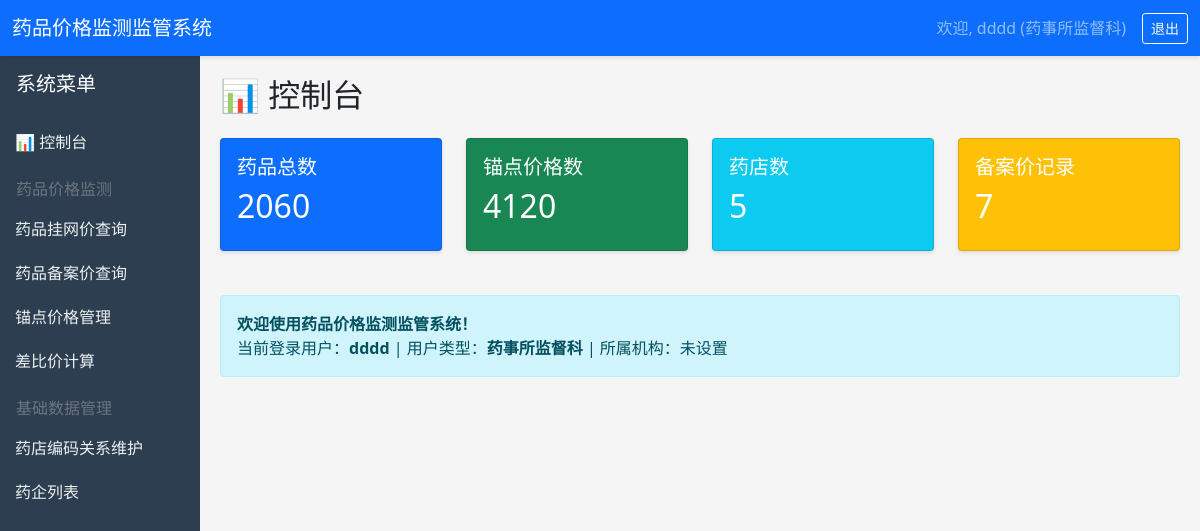
/dashboard/ (signed in), run on the app's committed database.
### core/models.py (models this page shows)
class User(AbstractUser):
    USER_TYPE_CHOICES = [
        ('admin', '系统管理员'),
        ('supervisor', '药事所监督科'),
        ('drug_section', '药事所药品科'),
        ('pharmacy', '药店'),
        ('company', '药企'),
        ('district', '区县医保局'),
    ]
    user_type = models.CharField(max_length=20, choices=USER_TYPE_CHOICES, verbose_name='用户类型')
    phone = models.CharField(max_length=20, blank=True, verbose_name='联系电话')
    department = models.ForeignKey('Department', on_delete=models.SET_NULL, null=True, blank=True, related_name='users')
    organization = models.CharField(max_length=200, blank=True, verbose_name='所属机构')
    medical_insurance_code = models.CharField(max_length=50, blank=True, verbose_name='医保编码')
    class Meta:
        verbose_name = '用户'
        verbose_name_plural = '用户'

### core/views.py (the view, shortened to what this page needs)
# urls.py: path('dashboard/', v.dashboard, name='dashboard'),
@login_required
def dashboard(request):
    user = request.user
    context = {
        'user': user,
        'drug_count': Drug.objects.count(),
        'pharmacy_count': Pharmacy.objects.count(),
        'company_count': PharmaceuticalCompany.objects.count(),
        'user_count': User.objects.count(),
        'anchor_count': AnchorPrice.objects.count(),
        'pharmacy_record_count': PharmacyRecord.objects.count(),
        'pending_review_count': DrugPriceReview.objects.filter(status=DrugRecordStatus.PENDING).count(),
        'approved_review_count': DrugPriceReview.objects.filter(status=DrugRecordStatus.APPROVED).count(),
        'rejected_review_count': DrugPriceReview.objects.filter(status=DrugRecordStatus.REJECTED).count(),
        'pending_pharmacy_review_count': PharmacyRecord.objects.filter(status=DrugRecordStatus.SUBMITTED).count(),
    }
    return render(request, 'core/dashboard.html', context)

### templates/core/dashboard.html (shortened to what this page needs)
{% extends 'core/base.html' %}
{% block sidebar %}
<div class="p-3"><h5>系统菜单</h5></div>
<a href="{% url 'dashboard' %}">📊 控制台</a>
{% if user.user_type == 'admin' %}
<h6 class="mt-3 px-3 text-muted">系统管理</h6>
<a href="{% url 'user_list' %}">用户管理</a>
<a href="{% url 'role_list' %}">角色管理</a>
<a href="{% url 'department_list' %}">组织架构</a>
<h6 class="mt-3 px-3 text-muted">药品监测</h6>
<a href="{% url 'drug_list' %}">药品管理</a>
<a href="{% url 'supervisor_drug_list' %}">药品挂网价查询</a>
<a href="{% url 'supervisor_pharmacy_record_list' %}">药品备案价查询</a>
<a href="{% url 'supervisor_pharmacy_list' %}">药店编码关系维护</a>
<a href="{% url 'supervisor_company_list' %}">药企管理</a>
<a href="{% url 'drug_section_review_list' %}">挂网价审核</a>
<a href="{% url 'district_pharmacy_record_list' %}">备案价审核</a>
<h6 class="mt-3 px-3 text-muted">其他功能</h6>
<a href="{% url 'customer_list' %}">客户管理</a>
<a href="{% url 'project_list' %}">项目管理</a>
{% elif user.user_type == 'supervisor' %}
<h6 class="mt-3 px-3 text-muted">药品价格监测</h6>
<a href="{% url 'supervisor_drug_list' %}">药品挂网价查询</a>
<a href="{% url 'supervisor_pharmacy_record_list' %}">药品备案价查询</a>
<a href="{% url 'supervisor_anchor_price_list' %}">锚点价格管理</a>
<a href="{% url 'calculate_ratio' %}">差比价计算</a>
<h6 class="mt-3 px-3 text-muted">基础数据管理</h6>
<a href="{% url 'supervisor_pharmacy_list' %}">药店编码关系维护</a>
<a href="{% url 'supervisor_company_list' %}">药企列表</a>
{% elif user.user_type == 'drug_section' %}
<h6 class="mt-3 px-3 text-muted">药品价格管理</h6>
<a href="{% url 'drug_section_drug_list' %}">药品挂网价查询</a>
<a href="{% url 'drug_section_review_list' %}">挂网价审核</a>
<h6 class="mt-3 px-3 text-muted">基础数据管理</h6>
<a href="{% url 'drug_section_company_list' %}">药企编码关系维护</a>
{% elif user.user_type == 'pharmacy' %}
<h6 class="mt-3 px-3 text-muted">药店功能</h6>
<a href="{% url 'pharmacy_drug_list' %}">药品挂网价查询</a>
<a href="{% url 'pharmacy_record_submit' %}">备案价提交</a>
<a href="{% url 'pharmacy_record_list' %}">备案价查询</a>
{% elif user.user_type == 'company' %}
<h6 class="mt-3 px-3 text-muted">药企功能</h6>
<a href="{% url 'company_drug_list' %}">药品挂网价查询</a>
<a href="{% url 'company_record_submit' %}">挂网价申报</a>
<a href="{% url 'company_record_list' %}">申报记录查询</a>
{% elif user.user_type == 'district' %}
<h6 class="mt-3 px-3 text-muted">审核管理</h6>
<a href="{% url 'district_pharmacy_record_list' %}">药店备案价审核</a>
{% endif %}
{% endblock %}
{% block content %}
<h2>📊 控制台</h2>
{% if user.user_type == 'admin' %}
<div class="row mt-4">
    <div class="col-md-3"><div class="card text-white bg-primary"><div class="card-body"><h5>药品总数</h5><h2>{{ drug_count|default:0 }}</h2></div></div></div>
    <div class="col-md-3"><div class="card text-white bg-success"><div class="card-body"><h5>药店总数</h5><h2>{{ pharmacy_count|default:0 }}</h2></div></div></div>
    <div class="col-md-3"><div class="card text-white bg-info"><div class="card-body"><h5>药企总数</h5><h2>{{ company_count|default:0 }}</h2></div></div></div>
    <div class="col-md-3"><div class="card text-white bg-warning"><div class="card-body"><h5>用户总数</h5><h2>{{ user_count|default:0 }}</h2></div></div></div>
</div>
{% elif user.user_type == 'supervisor' %}
<div class="row mt-4">
    <div class="col-md-3"><div class="card text-white bg-primary"><div class="card-body"><h5>药品总数</h5><h2>{{ drug_count|default:0 }}</h2></div></div></div>
    <div class="col-md-3"><div class="card text-white bg-success"><div class="card-body"><h5>锚点价格数</h5><h2>{{ anchor_count|default:0 }}</h2></div></div></div>
    <div class="col-md-3"><div class="card text-white bg-info"><div class="card-body"><h5>药店数</h5><h2>{{ pharmacy_count|default:0 }}</h2></div></div></div>
    <div class="col-md-3"><div class="card text-white bg-warning"><div class="card-body"><h5>备案价记录</h5><h2>{{ pharmacy_record_count|default:0 }}</h2></div></div></div>
</div>
{% endif %}
<div class="row mt-4">
    <div class="col-md-12">
        <div class="alert alert-info">
            <strong>欢迎使用药品价格监测监管系统！</strong><br>
            当前登录用户：<strong>{{ user.username }}</strong> |
            用户类型：<strong>{{ user.get_user_type_display }}</strong> |
            所属机构：{{ user.organization|default:'未设置' }}
        </div>
    </div>
</div>
{% endblock %}

### templates/core/base.html (shortened to what this page needs)
<!DOCTYPE html>
<html lang="zh-CN">
<head>
    <link href="https://cdn.jsdelivr.net/npm/bootstrap@5.1.3/dist/css/bootstrap.min.css" rel="stylesheet">
</head>
<body>
    {% if user.is_authenticated %}
    <nav class="navbar navbar-expand-lg navbar-dark bg-primary">
        <div class="container-fluid">
            <a class="navbar-brand" href="{% url 'dashboard' %}">药品价格监测监管系统</a>
            <div class="collapse navbar-collapse">
                <span class="navbar-text me-3">
                    欢迎, {{ user.username }} ({{ user.get_user_type_display }})
                </span>
                <a href="{% url 'logout' %}" class="btn btn-sm btn-outline-light">退出</a>
            </div>
        </div>
    </nav>
    <div class="container-fluid">
        <div class="row">
            <div class="col-md-2 sidebar p-0">
                {% block sidebar %}{% endblock %}
            </div>
            <div class="col-md-10 content">
                {% block content %}{% endblock %}
            </div>
        </div>
    </div>
    {% else %}
    {% block login_content %}{% endblock %}
    {% endif %}
</body>
</html>

### templates/core/base.html (style rules this page uses)
body { background-color: #f5f5f5; }
.sidebar { min-height: 100vh; background: #2c3e50; color: white; }
.sidebar a { color: #ecf0f1; text-decoration: none; padding: 10px 15px; display: block; }
.content { padding: 20px; }
.card { margin-bottom: 20px; box-shadow: 0 2px 4px rgba(0,0,0,0.1); }
.navbar { box-shadow: 0 2px 4px rgba(0,0,0,0.1); }

### data on the page
User: username "dddd", user_type "药事所监督科", organization "未设置"

### other printed values
{{ drug_count|default:0 }} "2060"
{{ anchor_count|default:0 }} "4120"
{{ pharmacy_count|default:0 }} "5"
{{ pharmacy_record_count|default:0 }} "7"
